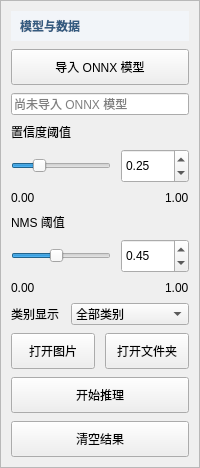
        <widget class="QFrame" name="modelDataCard">
         <property name="styleSheet">
          <string>QFrame#modelDataCard { background: white; border: 1px solid #d9e2ed; border-radius: 5px; }</string>
         </property>
         <property name="frameShape">
          <enum>QFrame::Shape::StyledPanel</enum>
         </property>
         <layout class="QVBoxLayout" name="modelDataCardLayout">
          <property name="spacing">
           <number>8</number>
          </property>
          <property name="leftMargin">
           <number>10</number>
          </property>
          <property name="topMargin">
           <number>10</number>
          </property>
          <property name="rightMargin">
           <number>10</number>
          </property>
          <property name="bottomMargin">
           <number>10</number>
          </property>
          <item>
           <widget class="QLabel" name="modelDataCardTitle">
            <property name="minimumSize">
             <size>
              <width>0</width>
              <height>28</height>
             </size>
            </property>
            <property name="styleSheet">
             <string>font-weight: 600; color: #355b80; background: #f2f5f9; border: none; padding: 6px; min-height: 16px;</string>
            </property>
            <property name="text">
             <string>模型与数据</string>
            </property>
           </widget>
          </item>
          <item>
           <widget class="QPushButton" name="importModelButton">
            <property name="minimumSize">
             <size>
              <width>0</width>
              <height>36</height>
             </size>
            </property>
            <property name="text">
             <string>导入 ONNX 模型</string>
            </property>
           </widget>
          </item>
          <item>
           <widget class="QLineEdit" name="modelPathEdit">
            <property name="readOnly">
             <bool>true</bool>
            </property>
            <property name="placeholderText">
             <string>尚未导入 ONNX 模型</string>
            </property>
           </widget>
          </item>
          <item>
           <widget class="QLabel" name="confidenceTitleLabel">
            <property name="text">
             <string>置信度阈值</string>
            </property>
           </widget>
          </item>
          <item>
           <layout class="QHBoxLayout" name="confidenceControlLayout" stretch="1,0">
            <property name="spacing">
             <number>10</number>
            </property>
            <property name="leftMargin">
             <number>0</number>
            </property>
            <property name="topMargin">
             <number>0</number>
            </property>
            <property name="rightMargin">
             <number>0</number>
            </property>
            <property name="bottomMargin">
             <number>0</number>
            </property>
            <item>
             <widget class="QSlider" name="confidenceSlider">
              <property name="maximum">
               <number>100</number>
              </property>
              <property name="value">
               <number>25</number>
              </property>
              <property name="orientation">
               <enum>Qt::Orientation::Horizontal</enum>
              </property>
             </widget>
            </item>
            <item>
             <widget class="QDoubleSpinBox" name="confidenceSpinBox">
              <property name="minimumSize">
               <size>
                <width>68</width>
                <height>34</height>
               </size>
              </property>
              <property name="maximum">
               <double>1.000000000000000</double>
              </property>
              <property name="singleStep">
               <double>0.010000000000000</double>
              </property>
              <property name="value">
               <double>0.250000000000000</double>
              </property>
             </widget>
            </item>
           </layout>
          </item>
          <item>
           <layout class="QHBoxLayout" name="confidenceRangeLayout">
            <property name="spacing">
             <number>0</number>
            </property>
            <property name="leftMargin">
             <number>0</number>
            </property>
            <property name="topMargin">
             <number>0</number>
            </property>
            <property name="rightMargin">
             <number>0</number>
            </property>
            <property name="bottomMargin">
             <number>0</number>
            </property>
            <item>
             <widget class="QLabel" name="confidenceMinimumLabel">
              <property name="text">
               <string>0.00</string>
              </property>
             </widget>
            </item>
            <item>
             <spacer name="confidenceRangeSpacer">
              <property name="orientation">
               <enum>Qt::Orientation::Horizontal</enum>
              </property>
              <property name="sizeHint" stdset="0">
               <size>
                <width>12</width>
                <height>0</height>
               </size>
              </property>
             </spacer>
            </item>
            <item>
             <widget class="QLabel" name="confidenceMaximumLabel">
              <property name="text">
               <string>1.00</string>
              </property>
             </widget>
            </item>
           </layout>
          </item>
          <item>
           <widget class="QLabel" name="nmsTitleLabel">
            <property name="text">
             <string>NMS 阈值</string>
            </property>
           </widget>
          </item>
          <item>
           <layout class="QHBoxLayout" name="nmsControlLayout" stretch="1,0">
            <property name="spacing">
             <number>10</number>
            </property>
            <property name="leftMargin">
             <number>0</number>
            </property>
            <property name="topMargin">
             <number>0</number>
            </property>
            <property name="rightMargin">
             <number>0</number>
            </property>
            <property name="bottomMargin">
             <number>0</number>
            </property>
            <item>
             <widget class="QSlider" name="nmsSlider">
              <property name="maximum">
               <number>100</number>
              </property>
              <property name="value">
               <number>45</number>
              </property>
              <property name="orientation">
               <enum>Qt::Orientation::Horizontal</enum>
              </property>
             </widget>
            </item>
            <item>
             <widget class="QDoubleSpinBox" name="nmsSpinBox">
              <property name="minimumSize">
               <size>
                <width>68</width>
                <height>34</height>
               </size>
              </property>
              <property name="maximum">
               <double>1.000000000000000</double>
              </property>
              <property name="singleStep">
               <double>0.010000000000000</double>
              </property>
              <property name="value">
               <double>0.450000000000000</double>
              </property>
             </widget>
            </item>
           </layout>
          </item>
          <item>
           <layout class="QHBoxLayout" name="nmsRangeLayout">
            <property name="spacing">
             <number>0</number>
            </property>
            <property name="leftMargin">
             <number>0</number>
            </property>
            <property name="topMargin">
             <number>0</number>
            </property>
            <property name="rightMargin">
             <number>0</number>
            </property>
            <property name="bottomMargin">
             <number>0</number>
            </property>
            <item>
             <widget class="QLabel" name="nmsMinimumLabel">
              <property name="text">
               <string>0.00</string>
              </property>
             </widget>
            </item>
            <item>
             <spacer name="nmsRangeSpacer">
              <property name="orientation">
               <enum>Qt::Orientation::Horizontal</enum>
              </property>
              <property name="sizeHint" stdset="0">
               <size>
                <width>12</width>
                <height>0</height>
               </size>
              </property>
             </spacer>
            </item>
            <item>
             <widget class="QLabel" name="nmsMaximumLabel">
              <property name="text">
               <string>1.00</string>
              </property>
             </widget>
            </item>
           </layout>
          </item>
          <item>
           <layout class="QHBoxLayout" name="classFilterLayout" stretch="0,1">
            <property name="spacing">
             <number>12</number>
            </property>
            <property name="leftMargin">
             <number>0</number>
            </property>
            <property name="topMargin">
             <number>0</number>
            </property>
            <property name="rightMargin">
             <number>0</number>
            </property>
            <property name="bottomMargin">
             <number>0</number>
            </property>
            <item>
             <widget class="QLabel" name="classFilterLabel">
              <property name="text">
               <string>类别显示</string>
              </property>
             </widget>
            </item>
            <item>
             <widget class="QComboBox" name="classFilterComboBox">
              <item>
               <property name="text">
                <string>全部类别</string>
               </property>
              </item>
             </widget>
            </item>
           </layout>
          </item>
          <item>
           <layout class="QHBoxLayout" name="openImageLayout">
            <property name="spacing">
             <number>10</number>
            </property>
            <property name="leftMargin">
             <number>0</number>
            </property>
            <property name="topMargin">
             <number>0</number>
            </property>
            <property name="rightMargin">
             <number>0</number>
            </property>
            <property name="bottomMargin">
             <number>0</number>
            </property>
            <item>
             <widget class="QPushButton" name="openImageButton">
              <property name="minimumSize">
               <size>
                <width>0</width>
                <height>36</height>
               </size>
              </property>
              <property name="text">
               <string>打开图片</string>
              </property>
             </widget>
            </item>
            <item>
             <widget class="QPushButton" name="openDirectoryButton">
              <property name="minimumSize">
               <size>
                <width>0</width>
                <height>36</height>
               </size>
              </property>
              <property name="text">
               <string>打开文件夹</string>
              </property>
             </widget>
            </item>
           </layout>
          </item>
          <item>
           <widget class="QPushButton" name="startInferenceButton">
            <property name="minimumSize">
             <size>
              <width>0</width>
              <height>36</height>
             </size>
            </property>
            <property name="text">
             <string>开始推理</string>
            </property>
           </widget>
          </item>
          <item>
           <widget class="QPushButton" name="clearResultsButton">
            <property name="minimumSize">
             <size>
              <width>0</width>
              <height>36</height>
             </size>
            </property>
            <property name="text">
             <string>清空结果</string>
            </property>
           </widget>
          </item>
         </layout>
        </widget>
